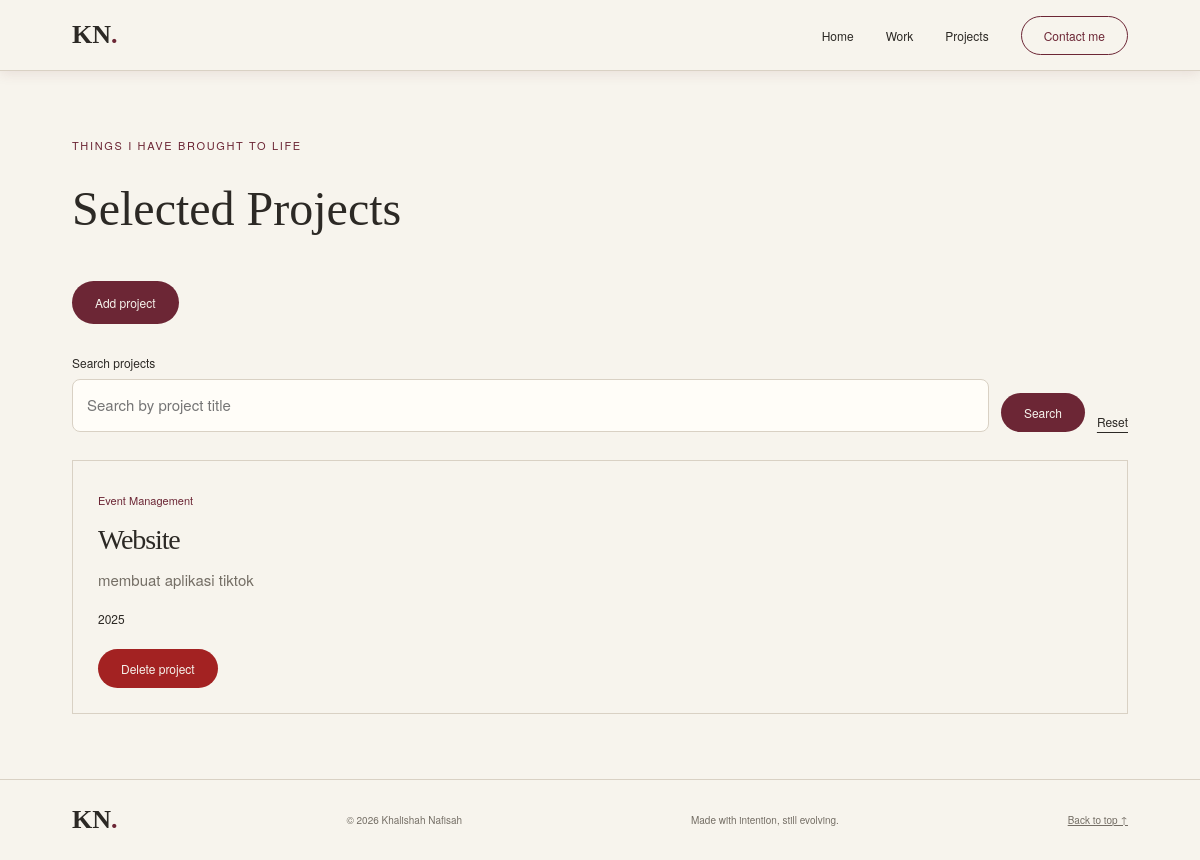
The app's page /projects/, older data.
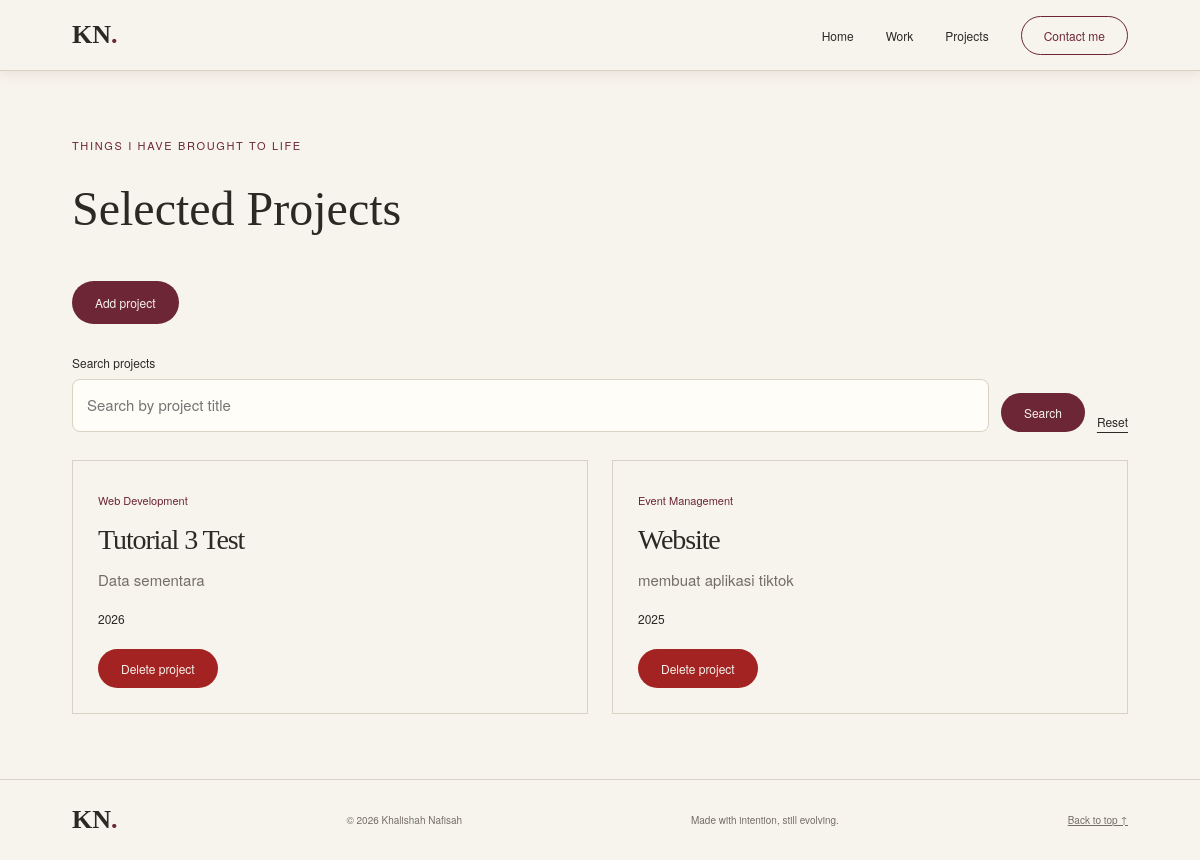
The same page, newer data.
### main/models.py (models this page shows, shortened)
class Project(models.Model):
    PROJECT_CATEGORY_CHOICES = [
        ("event", "Event Management"),
        ("marketing", "Marketing & Communications"),
        ("creative", "Creative Production"),
        ("web", "Web Development"),
    ]
    id = models.UUIDField(
        primary_key=True,
        default=uuid.uuid4,
        editable=False,
    )
    title = models.CharField(max_length=255)
    description = models.TextField()
    category = models.CharField(
        max_length=20,
        choices=PROJECT_CATEGORY_CHOICES,
        default="event",
    )
    year = models.PositiveIntegerField()
    project_url = models.URLField(blank=True, default="")
    project_image_url = models.URLField(
        max_length=500,
        blank=True,
        default="",
    )

### main/views.py (the view)
# urls.py: path("projects/", show_projects, name="show_projects"),
def show_projects(request):
    response = get_projects_json(request)
    project_list = [
        item.object
        for item in serializers.deserialize(
            "json",
            response.content.decode("utf-8"),
        )
    ]
    return render(
        request,
        "projects.html",
        {
            "logo": "KN",
            "name": "Khalishah",
            "project_list": project_list,
            "title_query": request.GET.get("title", "").strip(),
        },
    )

### main/views.py (called while the page is built)
def get_projects_json(request):
    query = request.GET.get("title", "").strip()
    queryset = Project.objects.order_by("-year", "title")
    if query:
        queryset = queryset.filter(title__icontains=query)
    return HttpResponse(
        serializers.serialize("json", queryset),
        content_type="application/json",
    )

### templates/projects.html (shortened to what this page needs)
{% extends "base.html" %}
{% block content %}
<main>
    <section class="experience-section" id="projects">
        <div class="container">
            <p class="section-kicker">Things I have brought to life</p>
            <h1>Selected Projects</h1>
            <div class="portfolio-actions">
                <a class="button" href="{% url 'main:create_project' %}">
                    Add project
                </a>
            </div>
            <form method="get"
                action="{% url 'main:show_projects' %}"
                class="project-search">
                <label class="project-search-field">
                    <span>Search projects</span>
                    <input type="search"
                        name="title"
                        value="{{ title_query }}"
                        placeholder="Search by project title">
                </label>
                <button type="submit" class="button">Search</button>
                <a class="text-link" href="{% url 'main:show_projects' %}">
                    Reset
                </a>
            </form>
            <div class="experience-grid">
                {% for project in project_list %}
                    <article class="experience-card">
                        <span class="experience-category">
                            {{ project.get_category_display }}
                        </span>
                        <h2>{{ project.title }}</h2>
                        <p class="experience-description">
                            {{ project.description }}
                        </p>
                        <p class="experience-status">
                            {{ project.year }}
                        </p>
                    <div class="portfolio-actions">
                        {% include "components/project_delete_modal.html" with project=project %}
                    </div>
                </article>
                {% empty %}
                    {% if title_query %}
                        <p class="empty-state">No matching projects found.</p>
                    {% else %}
                        <p class="empty-state">No projects have been added yet.</p>
                    {% endif %}
                {% endfor %}
            </div>
        </div>
    </section>
</main>
{% endblock content %}

### templates/components/project_delete_modal.html (shortened to what this page needs)
<button type="button"
        class="button button-danger"
        popovertarget="confirm-delete-{{ project.id }}">
    Delete project
</button>

Row changes from the older to the newer data that the page shows:
added Project: category "Web Development", title "Tutorial 3 Test", description "Data sementara", year "2026"
